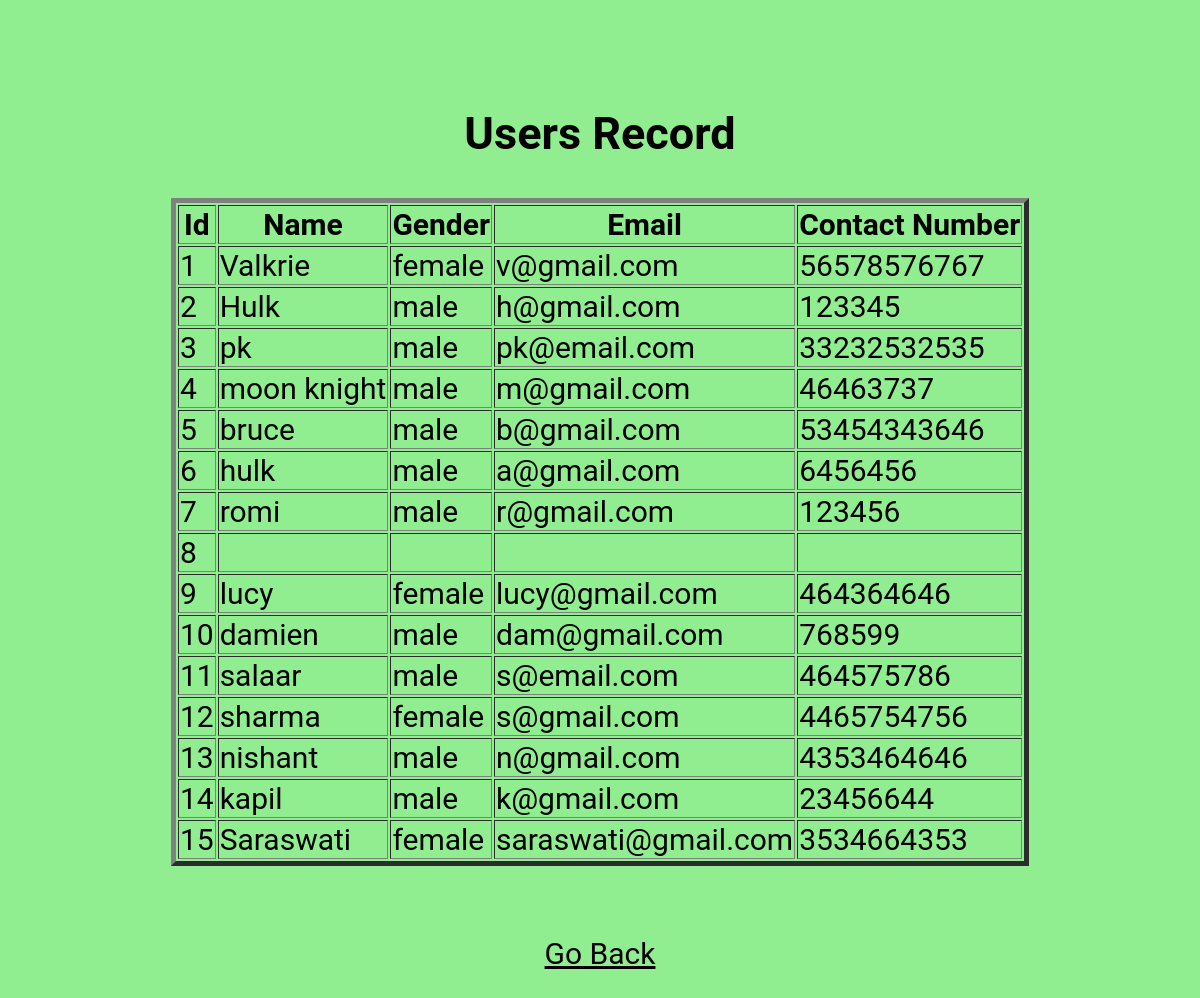
/view, run on the app's committed database.
### tables this page shows
CREATE TABLE users(user_id integer primary key autoincrement, name text not null, gender text not null, email text not null, phone text not null, password text not null);

### main.py (the view)
@app.route("/view")
def view():
    con = sqlite3.connect("projectDB.db")
    con.row_factory=sqlite3.Row #Converts the records in Dictionary format, it ain't in just object form anymore
    c = con.cursor()
    c.execute("select * from users")
    rows = c.fetchall()
    return render_template("view.html", rows=rows)

### templates/view.html (shortened to what this page needs)
<!DOCTYPE html>
<html lang="en">
<head>
</head>
<body>
<center>
    <h2>Users Record</h2>
    <table border=5>
        <thead>
            <th>Id</th>
            <th>Name</th>
            <th>Gender</th>
            <th>Email</th>
            <th>Contact Number</th>
        </thead>
        {% for x in rows %}
        <tr>
            <td>{{x["user_id"]}}</td>
            <td>{{x["name"]}}</td>
            <td>{{x["gender"]}}</td>
            <td>{{x["email"]}}</td>
            <td>{{x["phone"]}}</td>
        </tr>
        {% endfor %}
    </table>
    <br><br>
<a href="/adminhome">Go Back</a>
    </center>
</body>
</html>

### templates/view.html (style rules this page uses)
body { padding:20px; margin:50px; background-color:lightgreen; font-family:roboto; text-align: center; font-size:30px; }
a { color: black; }

### data on the page
users: user_id "1", name "Valkrie", gender "female", email "v@gmail.com", phone "56578576767"
users: user_id "2", name "Hulk", gender "male", email "h@gmail.com", phone "123345"
users: user_id "3", name "pk", gender "male", email "pk@email.com", phone "33232532535"
users: user_id "4", name "moon knight", gender "male", email "m@gmail.com", phone "46463737"
users: user_id "5", name "bruce", gender "male", email "b@gmail.com", phone "53454343646"
users: user_id "6", name "hulk", gender "male", email "a@gmail.com", phone "6456456"
users: user_id "7", name "romi", gender "male", email "r@gmail.com", phone "123456"
users: user_id "8"
users: user_id "9", name "lucy", gender "female", email "lucy@gmail.com", phone "464364646"
users: user_id "10", name "damien", gender "male", email "dam@gmail.com", phone "768599"
users: user_id "11", name "salaar", gender "male", email "s@email.com", phone "464575786"
users: user_id "12", name "sharma", gender "female", email "s@gmail.com", phone "4465754756"
users: user_id "13", name "nishant", gender "male", email "n@gmail.com", phone "4353464646"
users: user_id "14", name "kapil", gender "male", email "k@gmail.com", phone "23456644"
users: user_id "15", name "Saraswati", gender "female", email "saraswati@gmail.com", phone "3534664353"
